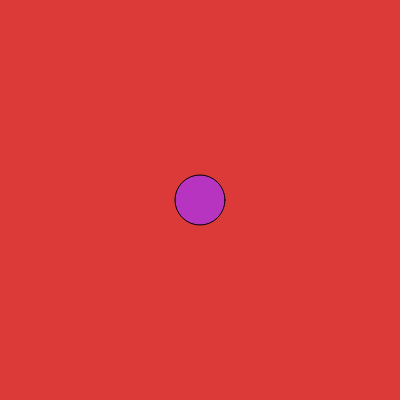
Frame 1 (no input)
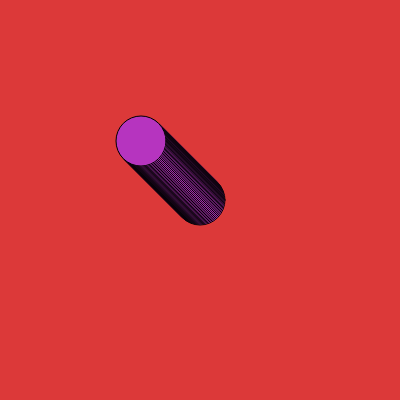
Frame 60 (no input)
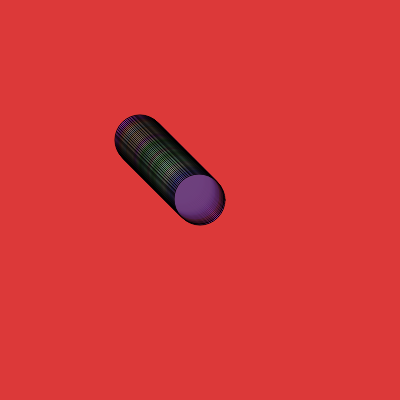
Frame 120 (the mouse pressed at the canvas centre since frame 60)

The p5.js sketch that drew these frames (run headless with seeded random() and noise() and a simulated clock; from frame 60 on, the mouse is pressed at the canvas centre):

// p5.js sketch
// ── sketch.js
let cor;
let posicaoHorizontal; // x
let posicaoVertical; // y

function setup() {

    createCanvas(400, 400);
    background("#DC3939");
    cor = color(random(0, 255), random(0, 250), random(0,255));
    posicaoHorizontal = 200;
    posicaoVertical = 200;
    }

function draw() {

   fill(cor);
  circle(posicaoHorizontal, posicaoVertical, 50);

  if(mouseX < posicaoHorizontal) {
     posicaoHorizontal = posicaoHorizontal - 1;
    }
  
  if(mouseX > posicaoHorizontal) {
    posicaoHorizontal = posicaoHorizontal + 1;
    }  
  
  if(mouseY < posicaoVertical) {
    posicaoVertical--;
}
  
  if(mouseY > posicaoVertical) {
    posicaoVertical++;
}
  
  if(mouseIsPressed) {
    cor = color(random(0, 255), random(0, 255), random(0,255), random(0, 100));
  }
  
  
}
// ── style.css
body 
{background-color: #DA70D6}
h1 {background-color:#7B68EE}
p {background-color: #DA70D6}
  
